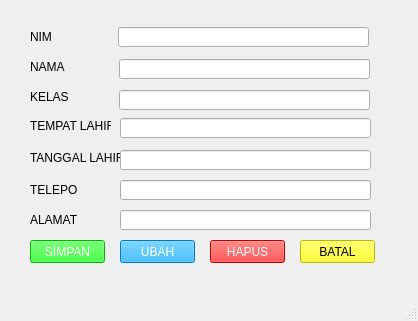
<?xml version="1.0" encoding="UTF-8"?>
<ui version="4.0">
 <class>MainWindow</class>
 <widget class="QMainWindow" name="MainWindow">
  <property name="geometry">
   <rect>
    <x>0</x>
    <y>0</y>
    <width>418</width>
    <height>321</height>
   </rect>
  </property>
  <property name="windowTitle">
   <string>Profile</string>
  </property>
  <property name="styleSheet">
   <string notr="true"/>
  </property>
  <widget class="QWidget" name="centralwidget">
   <widget class="QLabel" name="label">
    <property name="geometry">
     <rect>
      <x>30</x>
      <y>30</y>
      <width>47</width>
      <height>13</height>
     </rect>
    </property>
    <property name="text">
     <string>NIM</string>
    </property>
   </widget>
   <widget class="QLabel" name="label_2">
    <property name="geometry">
     <rect>
      <x>30</x>
      <y>60</y>
      <width>47</width>
      <height>13</height>
     </rect>
    </property>
    <property name="text">
     <string>NAMA</string>
    </property>
   </widget>
   <widget class="QLabel" name="label_3">
    <property name="geometry">
     <rect>
      <x>30</x>
      <y>90</y>
      <width>47</width>
      <height>13</height>
     </rect>
    </property>
    <property name="text">
     <string>KELAS</string>
    </property>
   </widget>
   <widget class="QLabel" name="label_4">
    <property name="geometry">
     <rect>
      <x>30</x>
      <y>118</y>
      <width>81</width>
      <height>16</height>
     </rect>
    </property>
    <property name="text">
     <string>TEMPAT LAHIR</string>
    </property>
   </widget>
   <widget class="QLabel" name="label_5">
    <property name="geometry">
     <rect>
      <x>30</x>
      <y>150</y>
      <width>91</width>
      <height>16</height>
     </rect>
    </property>
    <property name="text">
     <string>TANGGAL LAHIR</string>
    </property>
   </widget>
   <widget class="QLabel" name="label_6">
    <property name="geometry">
     <rect>
      <x>30</x>
      <y>183</y>
      <width>47</width>
      <height>13</height>
     </rect>
    </property>
    <property name="text">
     <string>TELEPON</string>
    </property>
   </widget>
   <widget class="QLabel" name="label_7">
    <property name="geometry">
     <rect>
      <x>30</x>
      <y>213</y>
      <width>47</width>
      <height>13</height>
     </rect>
    </property>
    <property name="text">
     <string>ALAMAT</string>
    </property>
   </widget>
   <widget class="QLineEdit" name="lineEdit">
    <property name="geometry">
     <rect>
      <x>118</x>
      <y>27</y>
      <width>251</width>
      <height>20</height>
     </rect>
    </property>
   </widget>
   <widget class="QLineEdit" name="lineEdit_2">
    <property name="geometry">
     <rect>
      <x>119</x>
      <y>59</y>
      <width>251</width>
      <height>20</height>
     </rect>
    </property>
   </widget>
   <widget class="QLineEdit" name="lineEdit_3">
    <property name="geometry">
     <rect>
      <x>119</x>
      <y>90</y>
      <width>251</width>
      <height>20</height>
     </rect>
    </property>
   </widget>
   <widget class="QLineEdit" name="lineEdit_4">
    <property name="geometry">
     <rect>
      <x>120</x>
      <y>118</y>
      <width>251</width>
      <height>20</height>
     </rect>
    </property>
   </widget>
   <widget class="QLineEdit" name="lineEdit_5">
    <property name="geometry">
     <rect>
      <x>120</x>
      <y>150</y>
      <width>251</width>
      <height>20</height>
     </rect>
    </property>
   </widget>
   <widget class="QLineEdit" name="lineEdit_6">
    <property name="geometry">
     <rect>
      <x>120</x>
      <y>180</y>
      <width>251</width>
      <height>20</height>
     </rect>
    </property>
   </widget>
   <widget class="QLineEdit" name="lineEdit_7">
    <property name="geometry">
     <rect>
      <x>120</x>
      <y>210</y>
      <width>251</width>
      <height>20</height>
     </rect>
    </property>
   </widget>
   <widget class="QPushButton" name="pushButton">
    <property name="geometry">
     <rect>
      <x>30</x>
      <y>240</y>
      <width>75</width>
      <height>23</height>
     </rect>
    </property>
    <property name="styleSheet">
     <string notr="true">background-color: rgb(0, 255, 0);
color: rgb(255, 255, 255);</string>
    </property>
    <property name="text">
     <string>SIMPAN</string>
    </property>
   </widget>
   <widget class="QPushButton" name="pushButton_2">
    <property name="geometry">
     <rect>
      <x>120</x>
      <y>240</y>
      <width>75</width>
      <height>23</height>
     </rect>
    </property>
    <property name="styleSheet">
     <string notr="true">background-color: rgb(0, 170, 255);
color: rgb(255, 255, 255);</string>
    </property>
    <property name="text">
     <string>UBAH</string>
    </property>
   </widget>
   <widget class="QPushButton" name="pushButton_3">
    <property name="geometry">
     <rect>
      <x>210</x>
      <y>240</y>
      <width>75</width>
      <height>23</height>
     </rect>
    </property>
    <property name="styleSheet">
     <string notr="true">background-color: rgb(255, 0, 0);
color: rgb(255, 255, 255);</string>
    </property>
    <property name="text">
     <string>HAPUS</string>
    </property>
   </widget>
   <widget class="QPushButton" name="pushButton_4">
    <property name="geometry">
     <rect>
      <x>300</x>
      <y>240</y>
      <width>75</width>
      <height>23</height>
     </rect>
    </property>
    <property name="styleSheet">
     <string notr="true">background-color: rgb(255, 255, 0);
color: rgb(0, 0, 0);</string>
    </property>
    <property name="text">
     <string>BATAL</string>
    </property>
   </widget>
  </widget>
  <widget class="QMenuBar" name="menubar">
   <property name="geometry">
    <rect>
     <x>0</x>
     <y>0</y>
     <width>418</width>
     <height>21</height>
    </rect>
   </property>
  </widget>
  <widget class="QStatusBar" name="statusbar"/>
 </widget>
 <resources/>
 <connections/>
</ui>
